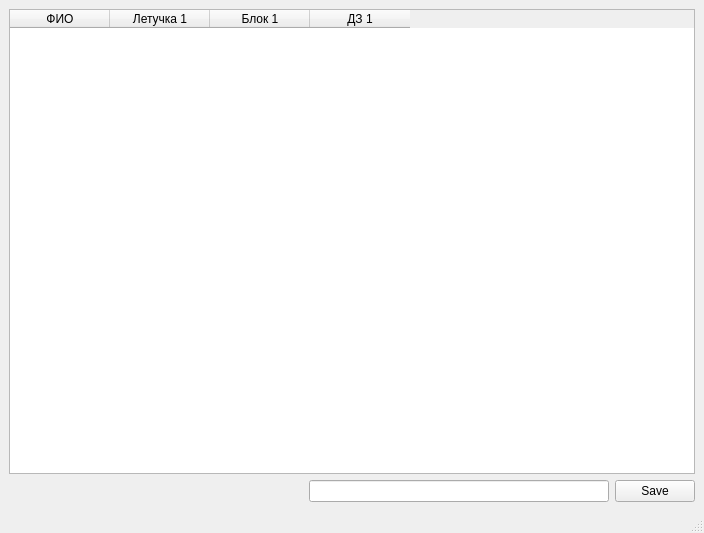
<?xml version="1.0" encoding="UTF-8"?>
<ui version="4.0">
 <class>MainWindow</class>
 <widget class="QMainWindow" name="MainWindow">
  <property name="geometry">
   <rect>
    <x>0</x>
    <y>0</y>
    <width>704</width>
    <height>533</height>
   </rect>
  </property>
  <property name="windowTitle">
   <string>MainWindow</string>
  </property>
  <widget class="QWidget" name="centralwidget">
   <layout class="QVBoxLayout" name="verticalLayout">
    <item>
     <widget class="QTableWidget" name="tableWidget">
      <property name="selectionBehavior">
       <enum>QAbstractItemView::SelectRows</enum>
      </property>
      <column>
       <property name="text">
        <string>ФИО</string>
       </property>
      </column>
      <column>
       <property name="text">
        <string>Летучка 1</string>
       </property>
      </column>
      <column>
       <property name="text">
        <string>Блок 1</string>
       </property>
      </column>
      <column>
       <property name="text">
        <string>ДЗ 1</string>
       </property>
      </column>
     </widget>
    </item>
    <item>
     <layout class="QHBoxLayout" name="horizontalLayout">
      <item>
       <spacer name="horizontalSpacer">
        <property name="orientation">
         <enum>Qt::Horizontal</enum>
        </property>
        <property name="sizeHint" stdset="0">
         <size>
          <width>40</width>
          <height>20</height>
         </size>
        </property>
       </spacer>
      </item>
      <item>
       <widget class="QLineEdit" name="lineEditFile"/>
      </item>
      <item>
       <widget class="QPushButton" name="pushButtonSave">
        <property name="text">
         <string>Save</string>
        </property>
       </widget>
      </item>
     </layout>
    </item>
   </layout>
  </widget>
  <widget class="QMenuBar" name="menubar">
   <property name="geometry">
    <rect>
     <x>0</x>
     <y>0</y>
     <width>704</width>
     <height>21</height>
    </rect>
   </property>
  </widget>
  <widget class="QStatusBar" name="statusbar"/>
 </widget>
 <resources/>
 <connections/>
</ui>
